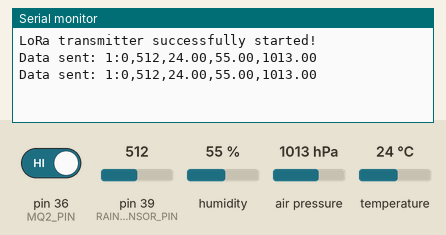
This sketch was run on a simulated Arduino Mega 2560, built for the host (arithmetic inside an expression is 32-bit, double 64-bit). Shown: the last lines printed to the serial monitor. Inputs (shaded band) come from the test bench; at power-on: humidity 55 %, pin 39 (RAIN_SENSOR_PIN) = 512, pin 36 (MQ2_PIN) HIGH, air pressure 1013 hPa, temperature 24 °C. No radio packets arrive unless stated.

Above: at 5.8 s.
5.9 s: humidity set to 22 %
At 11.5 s:
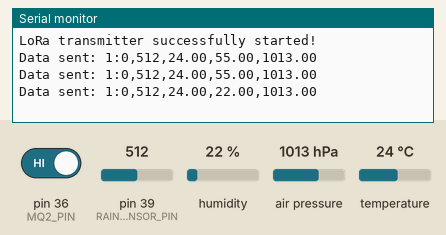
11.9 s: pin 39 (RAIN_SENSOR_PIN) set to 716
At 16.5 s:
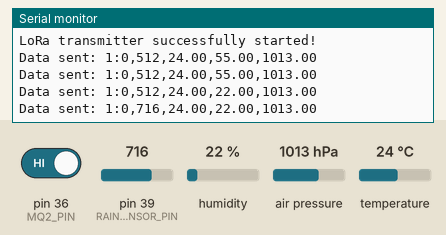
17.9 s: pin 36 (MQ2_PIN) driven LOW
At 21.4 s:
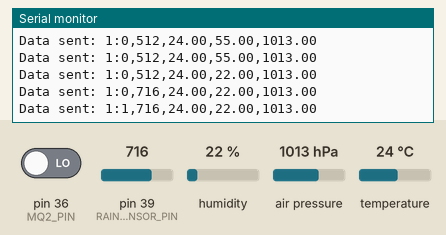
23.9 s: air pressure set to 952 hPa
At 26.4 s:
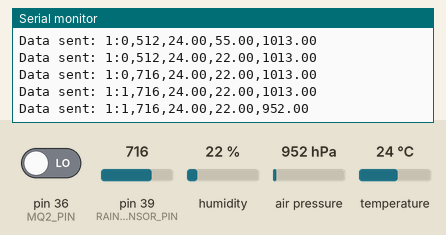
29.9 s: temperature set to 12 °C
At 31.3 s:
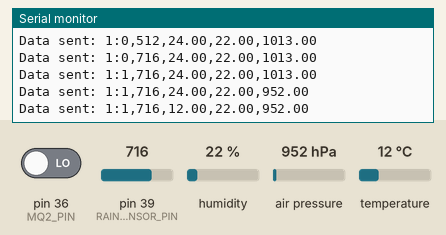
35.9 s: pin 39 (RAIN_SENSOR_PIN) set to 992
At 41.2 s:
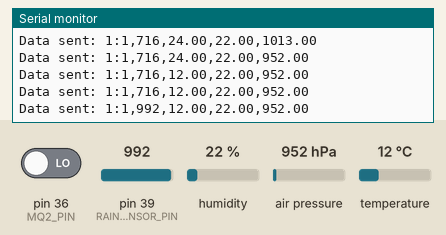
Timing chart, 0 to 42.7 s (numbered marks = the images above; inputs shaded):
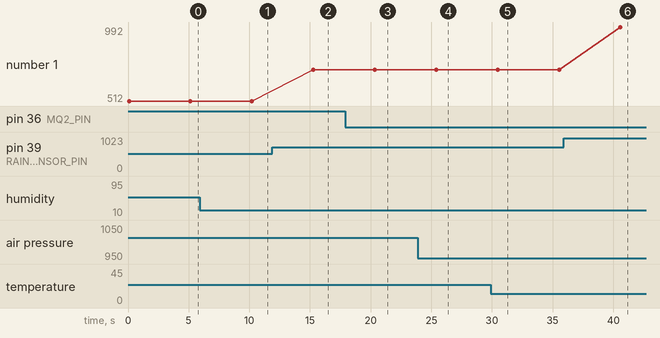

Measured:
- after the input at 5.9 s, the serial monitor: prints a new line after 4.3 s (image 1)
- after the input at 11.9 s, the serial monitor: prints a new line after 3.4 s (image 2)
- after the input at 17.9 s, the serial monitor: prints a new line after 2.4 s (image 3)
- after the input at 23.9 s, the serial monitor: prints a new line after 1.5 s (image 4)
- after the input at 29.9 s, the serial monitor: prints a new line after 0.57 s (image 5)
- after the input at 35.9 s, the serial monitor: prints a new line after 4.7 s (image 6)
- plotted number 1: 512 → 716 after the input at 11.9 s, 716 → 992 after the input at 35.9 s

The sketch:

iot_node_code.ino
```cpp
#include <LoRa.h>
#include <Wire.h>
#include <Adafruit_Sensor.h>
#include <Adafruit_BME280.h>

// LoRa module pins
#define SCK 5
#define MISO 19
#define MOSI 27
#define SS 18
#define RST 14
#define DIO0 26

// LoRa frequency (915E6 for America)
#define BAND 915E6

// Sensor pins
#define MQ2_PIN 36        // MQ2 gas sensor connected to GPIO 36
#define RAIN_SENSOR_PIN 39 // Rain sensor connected to GPIO 39

// BME280 configuration
#define BME280_ADDRESS 0x76 // Adjust if needed

// Variables
Adafruit_BME280 bme;
int mq2ValueMapped;

void setup() {
  Serial.begin(115200);

  // Initialize sensor pins
  pinMode(MQ2_PIN, INPUT);
  pinMode(RAIN_SENSOR_PIN, INPUT);

  // Initialize BME280
  if (!bme.begin(BME280_ADDRESS)) {
    Serial.println("Failed to initialize BME280 sensor.");
    while (1);
  }

  // Initialize LoRa
  SPI.begin(SCK, MISO, MOSI, SS);
  LoRa.setPins(SS, RST, DIO0);

  if (!LoRa.begin(BAND)) {
    Serial.println("Starting LoRa failed!");
    while (1);
  }

  Serial.println("LoRa transmitter successfully started!");
}

void loop() {
  // Read sensors
  int mq2Digital = digitalRead(MQ2_PIN);
  mq2ValueMapped = (mq2Digital == 0) ? 1 : 0;

  int rainValue = analogRead(RAIN_SENSOR_PIN);
  float temperature = bme.readTemperature();
  float humidity = bme.readHumidity();
  float pressure = bme.readPressure() / 100.0F; // Convert to hPa

  // Create data string
  String dataToSend = "1:" + String(mq2ValueMapped) + "," +
                      String(rainValue) + "," +
                      String(temperature) + "," +
                      String(humidity) + "," +
                      String(pressure);

  // Send data via LoRa
  LoRa.beginPacket();
  LoRa.print(dataToSend);
  LoRa.endPacket();

  // Print to serial monitor
  Serial.print("Data sent: ");
  Serial.println(dataToSend);

  delay(5000); // Wait 5 seconds before sending again
}
```
